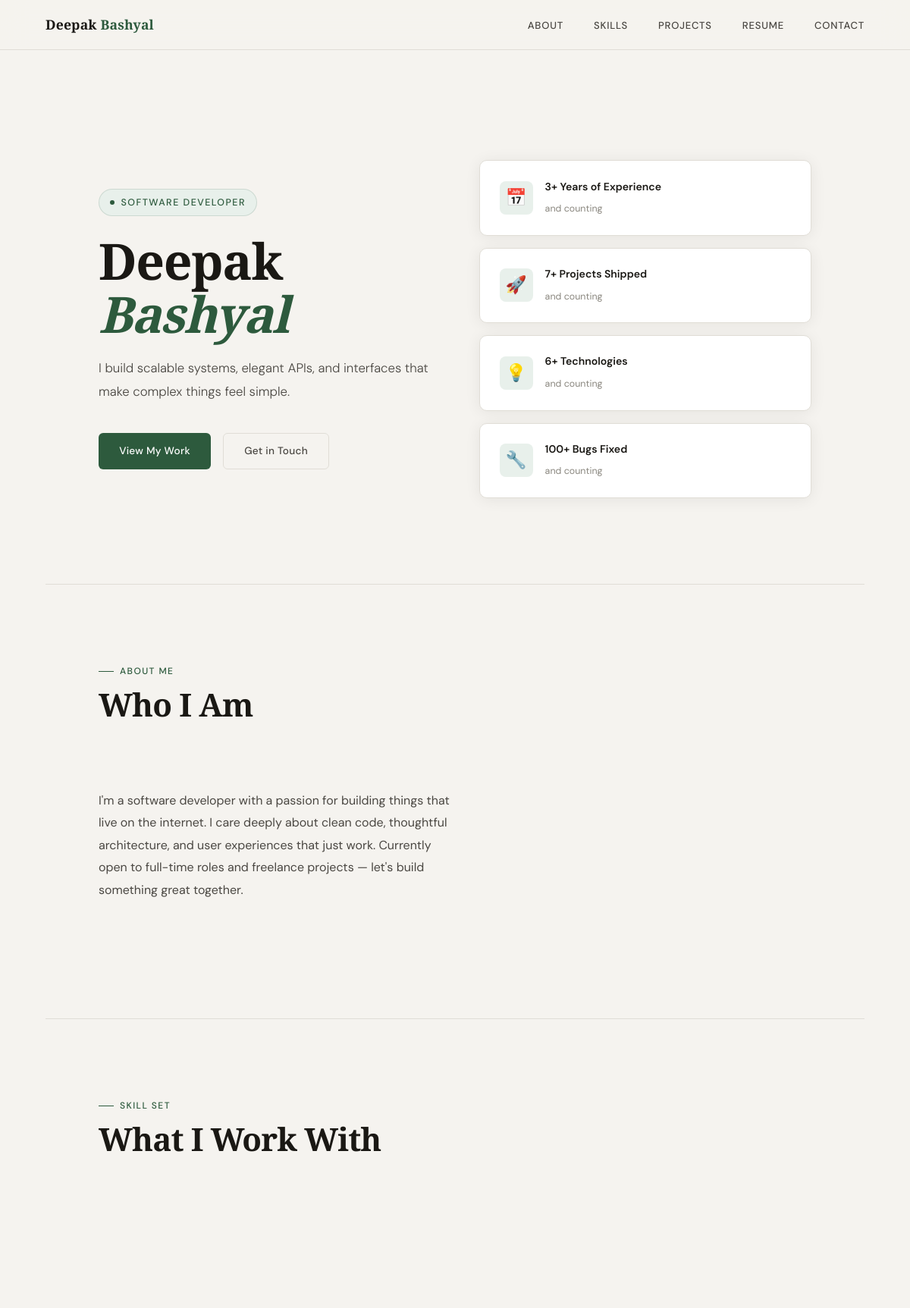
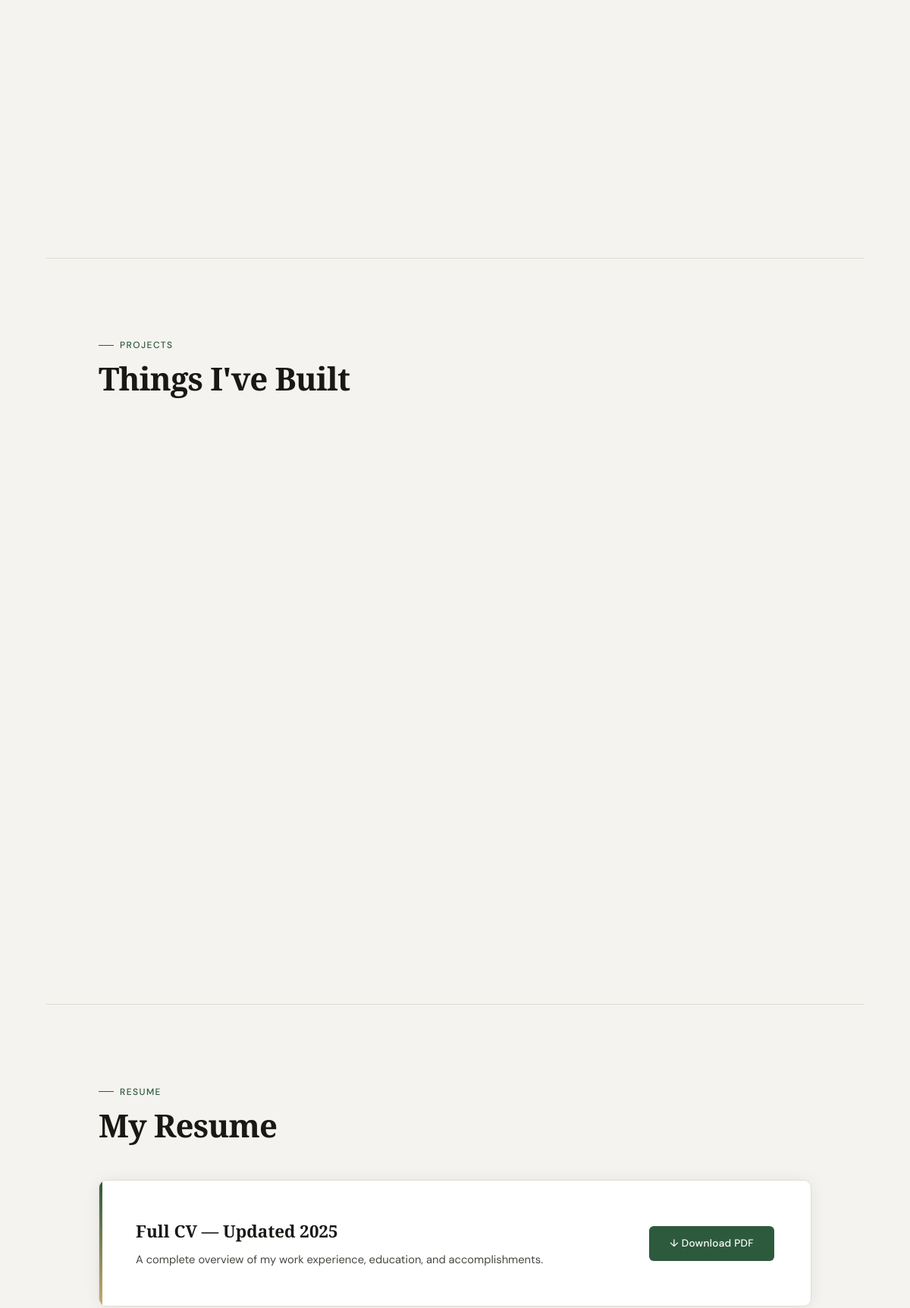
The page / (upper part) on the database its author committed (2 pictures, top to bottom).
### tables this page shows
CREATE TABLE profile (
            key TEXT PRIMARY KEY, value TEXT
        );

CREATE TABLE stats (
            id INTEGER PRIMARY KEY AUTOINCREMENT,
            num TEXT NOT NULL, label TEXT NOT NULL, ord INTEGER DEFAULT 0
        );

### app.py (the view)
@app.route("/")
def index():
    profile, stats, skills, projects = get_all()
    parsed_skills   = [(s["category"], json.loads(s["tags"]), s["id"]) for s in skills]
    parsed_projects = []
    for p in projects:
        d = dict(p)
        d["stack_list"] = [t.strip() for t in d["stack"].split(",")]
        parsed_projects.append(d)
    return render_template("index.html",
        profile=profile, stats=stats,
        skills=parsed_skills, projects=parsed_projects)

### app.py (called while the page is built)
def db():
    conn = sqlite3.connect(os.path.join(BASE, DB))
    conn.row_factory = sqlite3.Row
    return conn

def get_all():
    with db() as c:
        profile  = {r["key"]: r["value"] for r in c.execute("SELECT key,value FROM profile")}
        stats    = c.execute("SELECT * FROM stats ORDER BY ord").fetchall()
        skills   = c.execute("SELECT * FROM skills ORDER BY ord").fetchall()
        projects = c.execute("SELECT * FROM projects ORDER BY ord").fetchall()
    return profile, stats, skills, projects

@app.before_request
def track():
    if request.path.startswith(("/admin", "/static", "/api")):
        return
    ip    = request.headers.get("X-Forwarded-For", request.remote_addr)
    agent = request.headers.get("User-Agent", "")[:200]
    with db() as c:
        c.execute("INSERT INTO visitors (ip,agent,path) VALUES (?,?,?)",
                  (ip, agent, request.path))
        c.commit()

### templates/index.html (shortened to what this page needs)
<!DOCTYPE html>
<html lang="en">
<head>
  <link rel="stylesheet" href="/static/style.css"/>
</head>
<body>
<nav>
  <div class="logo">{{ profile.name.split()[0] }} <span>{{ profile.name.split()[-1] }}</span></div>
  <ul class="nav-links">
    <li><a href="#about">About</a></li>
    <li><a href="#skills">Skills</a></li>
    <li><a href="#projects">Projects</a></li>
    <li><a href="#resume">Resume</a></li>
    <li><a href="#contact">Contact</a></li>
  </ul>
</nav>
<section id="hero">
  <div class="hero-left">
    <div class="hero-eyebrow">{{ profile.role }}</div>
    <h1 class="hero-name">
      {{ profile.name.split()[0] }}<br>
      <em>{{ profile.name.split()[-1] if profile.name.split()|length > 1 else "" }}</em>
    </h1>
    <p class="hero-sub">{{ profile.tagline }}</p>
    <div class="hero-btns">
      <a href="#projects" class="btn btn-p">View My Work</a>
      <a href="#contact"  class="btn btn-g">Get in Touch</a>
    </div>
  </div>
  <div class="hero-right">
    {% for s in stats %}
    <div class="hero-card">
      <div class="hero-card-icon">
        {% if loop.index == 1 %}📅{% elif loop.index == 2 %}🚀{% elif loop.index == 3 %}💡{% else %}🔧{% endif %}
      </div>
      <div class="hero-card-text">
        <strong>{{ s.num }} {{ s.label }}</strong>
        <span>and counting</span>
      </div>
    </div>
    {% endfor %}
  </div>
</section>
<hr class="div"/>
<section class="wrap" id="about">
  <p class="s-label">About Me</p>
  <h2 class="s-title">Who I Am</h2>
  <div class="about-grid">
    <div class="about-text"><p>{{ profile.about }}</p></div>
    <div class="stats">
    </div>
  </div>
</section>
<hr class="div"/>
<section class="wrap" id="skills">
  <p class="s-label">Skill Set</p>
  <h2 class="s-title">What I Work With</h2>
  <div class="skills-grid">
  </div>
</section>
<hr class="div"/>
<section class="wrap" id="projects">
  <p class="s-label">Projects</p>
  <h2 class="s-title">Things I've Built</h2>
  <div class="cards">
  </div>
</section>
<hr class="div"/>
<section class="wrap" id="resume">
  <p class="s-label">Resume</p>
  <h2 class="s-title">My Resume</h2>
  <div class="resume-box">
    <div>
      <h3>Full CV — Updated 2025</h3>
      <p>A complete overview of my work experience, education, and accomplishments.</p>
    </div>
    <a href="/static/resume.pdf" class="btn btn-p" download="Deepak_Bashyal_Resume.pdf">↓ Download PDF</a>
  </div>
</section>
</body>
</html>

### rows shown on the page
profile: name "Deepak", name "Bashyal", name.split|length "Bashyal"
profile: role "SOFTWARE DEVELOPER"
profile: tagline "I build scalable systems, elegant APIs, and interfaces that make complex things feel simple."
stats: num "3+", label "Years of Experience"
stats: num "7+", label "Projects Shipped"
stats: num "6+", label "Technologies"
stats: num "100+", label "Bugs Fixed"
profile: about "I'm a software developer with a passion for building things that live on the internet. I care deeply about clean code, thoughtful architecture, and user experiences that just work. Currently open to full-time roles and freelance projects — let's build something great together."
